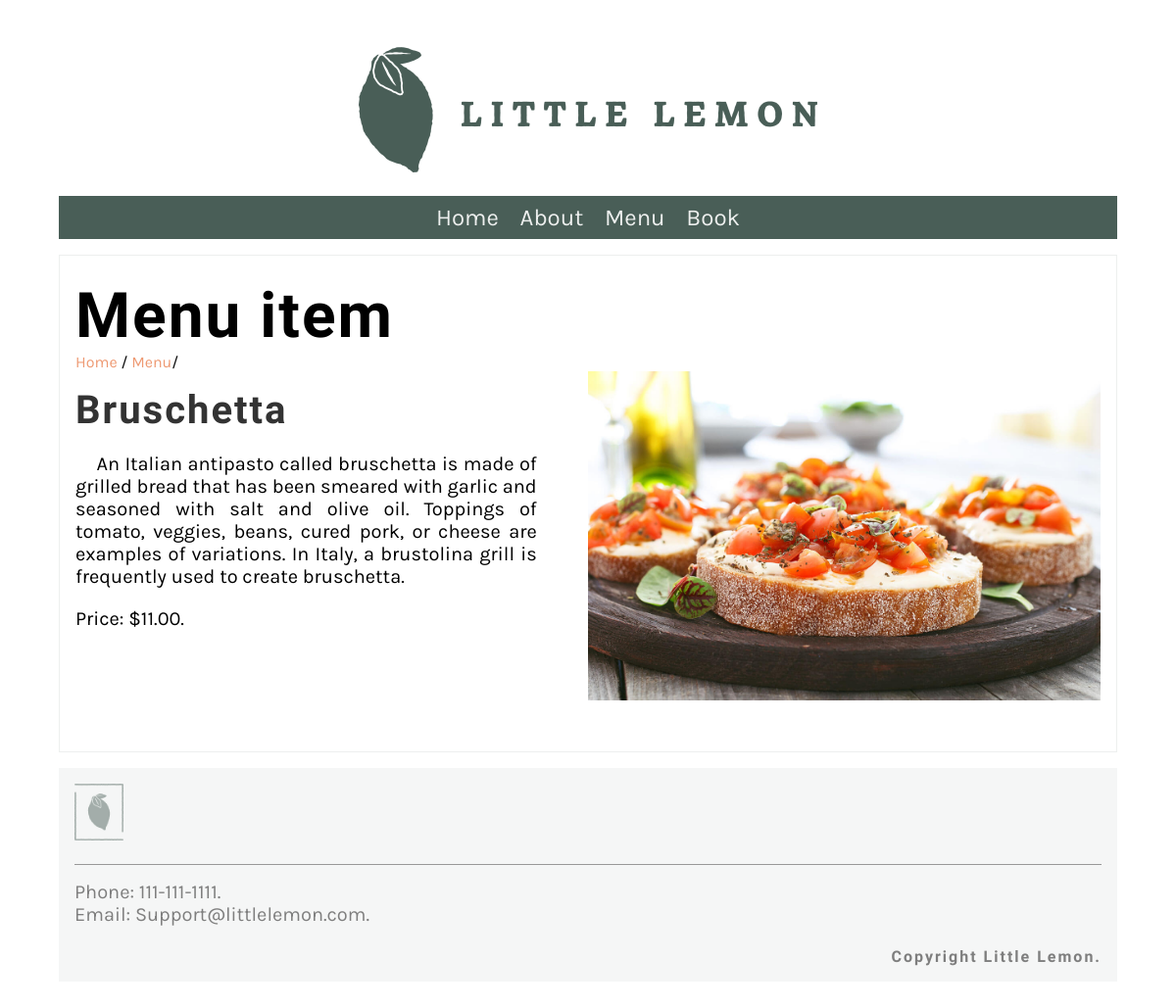
The app's page /menu_item/3/ with its own data.
### restaurant/models.py (models this page shows, shortened)
class MenuItem(models.Model):
    name = models.CharField(max_length=200, default='NA')
    price = models.IntegerField()
    description = models.TextField(max_length=1000, default='No Description')
    category = models.ForeignKey(Category, on_delete= models.PROTECT)

### restaurant/views.py (the view)
# urls.py: path('menu_item/<int:pk>/', views.display_items, name= 'menu_item'),
def display_items(request, pk = None):
    if pk:
        item = MenuItem.objects.get( pk = pk)
    else:
        item = ''
    item_data = { 'item': item}
    return render(request, 'menu_item.html', item_data)

### templates/menu_item.html
{% extends 'base.html' %}
{% load static %}
{% block content %}
<section>
   <article>
      <h1>Menu item</h1>
      <span>
         <a href="{% url 'home' %}">Home</a> /
         <a href="{% url 'menu' %}">Menu</a>/
      </span>
      <div class="row">
         <div class="column">
            <h2>
               {{item.name}}
            </h2>
            <p style="text-align: justify; margin-right: 10%;">
               &nbsp; &nbsp; {{item.description}}
            </p>
            <p>
               Price: ${{item.price}}.00.
            </p>
         </div>
         <div class="column">
            <img  src=" {% static 'img/menu_items/'%}{{item.name}}.jpg " alt="{{ item.name}}" />
         </div>
      </div>
   </article>
</section>
{% endblock %}

### templates/base.html (shortened to what this page needs)
{% load static %}
<!DOCTYPE html>
<html lang="en">
  <head>
    <link
      rel="preload"
      as="style"
      href="{% static 'css/style.css' %}"
      onload="this.rel = 'stylesheet'"
    />
  </head>
  <body>
    {% include 'partials/_header.html' %}
    <main>{% block content %} {% endblock %}</main>
    {% include 'partials/_footer.html' %}
  </body>
</html>

### templates/partials/_header.html
{% load static %}
<header>
  <img src="{% static 'img/logo.png' %}" />
</header>
<nav>
  <ul>
    <li><a href="{% url 'home' %}">Home</a></li>
    <li><a href="{% url 'about' %}">About</a></li>
    <li><a href="{% url 'menu' %}">Menu</a></li>
    <li><a href="{% url 'book' %}">Book</a></li>
  </ul>
</nav>

### templates/partials/_footer.html
{% load static %}
<footer style="opacity: 50%;">
    <article>
        <img style="width: 50px;" src="{% static 'img/logo_footer.png' %}" alt="Logo" >
        <p style="text-align: left;">
            Phone: 111-111-1111. <br>
            Email: Support@littlelemon.com.
        </p>
        <h4 style="text-align: right; margin-bottom: 0%;">Copyright Little Lemon.</h4>
    </article>
</footer>

### restaurant/static/css/style.css (style rules this page uses)
body { font-family: 'Karla', sans-serif; margin-top: 3rem; margin-bottom: 3rem; margin-left: 5%; margin-right: 5%; }
h1, h2, h3, h4, h5, h6 { font-family: 'Markazi Text', serif; letter-spacing: 2px;; }
h1 { font-size: 4rem; margin-top: 1.5rem; margin-bottom: 0; }
h2 { font-size: 2.5rem; color: #333333; margin:1rem 0; }
p, ul { font-size: 1.25rem;; }
a { color: #EE9972; text-decoration: none; }
header img { display: block; margin-left: auto; margin-right: auto; max-width: 100%; height: auto; }
nav { background-color: #495E57; margin-top: 1rem; margin-bottom: 1rem; margin-bottom: 0px; }
nav ul { list-style: none; font-size: 1.5rem; text-align: center; padding-inline-start: 0rem; margin-bottom: 0px; }
nav ul li { display: inline-block; margin: 0.5rem; }
nav ul a { color: #EDEFEE; text-decoration: none; }
section { display: flex; gap: 2rem 1rem; margin-top: 1rem; margin-bottom: 1rem; flex-direction: row; }
article { flex:1; }
article img { max-width: 100%; }
main article { border: 1px solid #EDEFEE; padding-left: 1rem; padding-right: 1rem; }
footer { background-color: #EDEFEE; padding: 1rem; display: flex; gap: 2rem 1rem; }
footer img { max-width: 50%; }
footer p { border-top: #333333; border-style: solid; border-width: 0.1rem; border-bottom: none; border-left: none; border-right: none; text-align: right; padding-top: 1rem;; }
.row { display: flex; flex-direction: row; width: 100%; padding-bottom: 1rem; }
.column { flex-basis: 50%; margin-bottom: 1rem; padding-bottom: 1rem; }

### records on screen
MenuItem: name "Bruschetta", description "An Italian antipasto called bruschetta is made of grilled bread that has been smeared with garlic and seasoned with salt and olive oil. Toppings of tomato, veggies, beans, cured pork, or cheese are examples of variations. In Italy, a brustolina grill is frequently used to create bruschetta.", price "11", name (picture)
